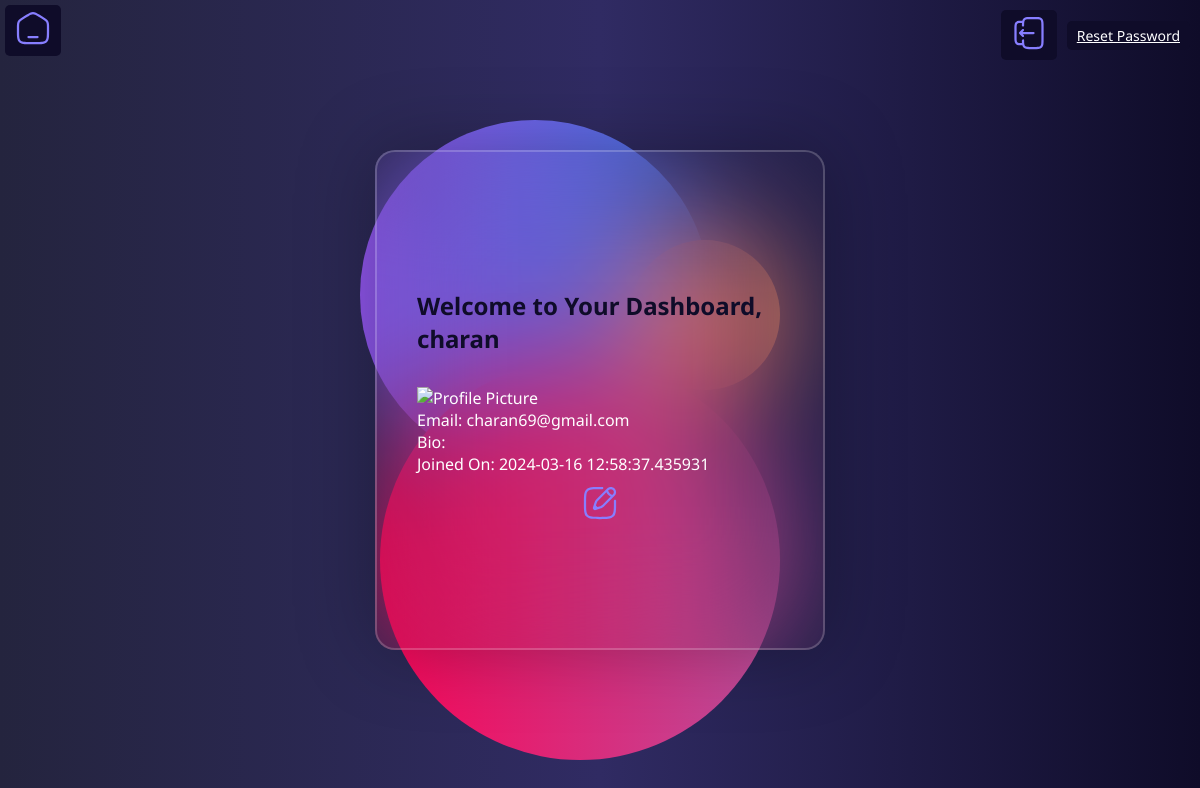
/dashboard (signed in), run on the app's committed database.
### app.py (models this page shows)
class User(UserMixin, db.Model):
    id = db.Column(db.Integer, primary_key=True)
    username = db.Column(db.String(80), unique=True, nullable=False)
    email = db.Column(db.String(80), unique=True, nullable=False)
    password = db.Column(db.String(80), nullable=False)
    joined_on = db.Column(db.DateTime, default=datetime.utcnow)  # Added joined_on field
    bio = db.Column(db.Text)  # Added bio field
    profile_picture = db.Column(db.LargeBinary)

### app.py (the view)
@app.route('/dashboard')
@login_required
def dashboard():
    profile_picture_data = current_user.profile_picture
    if profile_picture_data:
        profile_picture_base64 = base64.b64encode(profile_picture_data).decode('utf-8')
    else:
        with open('static/default_profile_picture.png', 'rb') as f:
            profile_picture_base64 = base64.b64encode(f.read()).decode('utf-8')
    return render_template('dashboard.html', current_user=current_user, profile_picture_base64=profile_picture_base64)

### app.py (called while the page is built)
@login_manager.user_loader
def load_user(user_id):
    return User.query.get(int(user_id))

### templates/dashboard.html (shortened to what this page needs)
<!DOCTYPE html>
<html lang="en">
<head>
  <link href="https://cdn.jsdelivr.net/npm/remixicon@2.5.0/fonts/remixicon.css" rel="stylesheet" />
</head>
<body>
  <section>
    <div>
      <div class="circle-1"></div>
      <div class="circle-2"></div>
      <div class="circle-3"></div>
      <div class="card">
        <h1 class="card-title">
          Welcome to Your Dashboard, {{ current_user.username }}
        </h1>
        <br />
        {% if current_user.profile_picture %}
        <img alt="Profile Picture">
        {% endif %}
        <p>Email: {{ current_user.email }}</p>
        <p>Bio: {{ current_user.bio }}</p>
        <p>Joined On: {{ current_user.joined_on }}</p>
        <a href="{{ url_for('edit_profile') }}"><img src="/static/edit.svg" width="36" height="36" alt="edit"
            class="invert-white"></a>
      </div>
      <div class="top-right-buttons">
        <a href="{{ url_for('logout') }}"> <img src="/static/logout.svg" width="36" height="36" alt="edit"
            class="invert-white"></a><br />
        <a href="{{ url_for('forgot_password') }}">Reset Password</a>
      </div>
      <div class="home">
        <a href="{{ url_for('home') }}"><img src="/static/home.svg" width="36" height="36" alt="edit"
            class="invert-white">
        </a>
      </div>
    </div>
  </section>
</body>
</html>

### templates/dashboard.html (style rules this page uses)
html { height: 100%; }
* { box-sizing: border-box; padding: 0px; margin: 0px; }
body { width: 100%; height: 100%; background: #fff; font-family: "Noto Sans", sans-serif; background: #0f0c29; background: -webkit-linear-gradient(to right, #24243e, #302b63, #0f0c29); background: linear-gradient(to right, #24243e, #302b63, #0f0c29); }
section { height: 100vh; width: 100%; display: flex; flex-direction: column; justify-content: center; align-items: center; position: relative; }
.circle-1 { position: absolute; top: 15%; left: 30%; background: #4776e6; background: -webkit-linear-gradient(to right, #8e54e9, #4776e6); background: linear-gradient(to right, #8e54e9, #4776e6); height: 350px; width: 350px; border-radius: 50%; }
.circle-2 { position: absolute; bottom: 5%; right: 35%; background: #bc4e9c; background: -webkit-linear-gradient(to right, #f80759, #bc4e9c); background: linear-gradient(to right, #f80759, #bc4e9c); height: 400px; width: 400px; border-radius: 50%; }
.circle-3 { position: absolute; top: 30%; right: 35%; background-color: #ff3cac; background: #ff9966; background: -webkit-linear-gradient(to right, #ff5e62, #ff9966); background: linear-gradient(to right, #ff5e62, #ff9966); height: 150px; width: 150px; border-radius: 50%; }
.card { height: 500px; width: 450px; border-radius: 20px; background: rgba(39, 39, 39, 0.1); backdrop-filter: blur(60px); -webkit-backdrop-filter: blur(60px); z-index: 10; display: flex; flex-direction: column; justify-content: center; padding: 40px; color: #fff; border: 2px solid rgba(255, 255, 255, 0.2); box-shadow: 0 0 80px rgba(0, 0, 0, 0.3); }
.card-title { color: #0f0c29; font-size: 24px; margin-top: 10px; margin-bottom: 10px; }
.card>a { display: flex; align-items: center; justify-content: center; margin-top: 10px; }
.circle-1 { animation: bounce 4s linear infinite; }
.circle-2 { animation: bounce 4s linear infinite 1s; }
.circle-3 { animation: bounce 4s linear infinite 2s; }
.top-right-buttons { position: absolute; top: 0; right: 0; padding: 10px; display: flex; align-items: center; }
.top-right-buttons a { margin-left: 10px; padding: 5px 10px; border: none; border-radius: 5px; background-color: #0f0c29; color: white; cursor: pointer; font-size: 14px; }
.home { top: 0; left: 0; position: absolute; padding: 5px 10px; margin-top: 5px; margin-left: 5px; display: flex; align-items: center; border: none; border-radius: 5px; background-color: #0f0c29; color: white; cursor: pointer; font-size: 18px; text-align: center; }

### data on the page
User: username "charan", email "charan69@gmail.com", joined_on "2024-03-16 12:58:37.435931"
